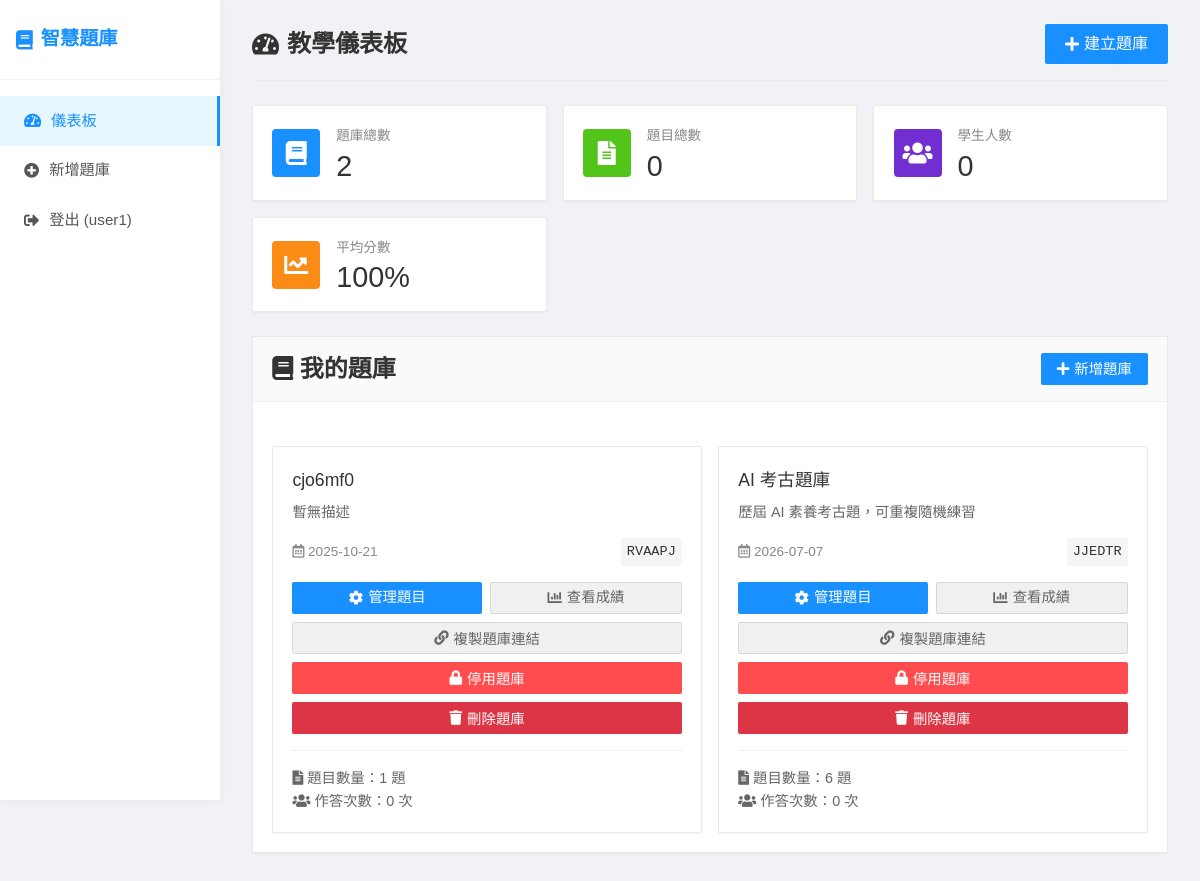
/teacher-dashboard (signed in), run on the app's committed database.
### app.py (models this page shows)
class User(UserMixin, db.Model):
    id = db.Column(db.Integer, primary_key=True)
    username = db.Column(db.String(80), unique=True, nullable=False)
    email = db.Column(db.String(120), unique=True, nullable=False)
    password_hash = db.Column(db.String(120), nullable=False)
    is_teacher = db.Column(db.Boolean, default=True)
    created_at = db.Column(db.DateTime, default=datetime.utcnow)
    quiz_banks = db.relationship('QuizBank', backref='owner', lazy=True)

class QuizBank(db.Model):
    id = db.Column(db.Integer, primary_key=True)
    title = db.Column(db.String(200), nullable=False)
    description = db.Column(db.Text)
    access_code = db.Column(db.String(10), unique=True, nullable=False)
    is_active = db.Column(db.Boolean, default=True)
    quiz_mode = db.Column(db.String(20), default='fixed')
    session_question_count = db.Column(db.Integer, default=10)
    category_ratios = db.Column(db.Text)
    scoring_mode = db.Column(db.String(20), default='explicit')  # explicit | average
    scoring_total_points = db.Column(db.Float, default=100)
    created_at = db.Column(db.DateTime, default=datetime.utcnow)
    teacher_id = db.Column(db.Integer, db.ForeignKey('user.id'), nullable=False)
    questions = db.relationship('Question', backref='quiz_bank', lazy=True, cascade='all, delete-orphan')
    submissions = db.relationship('Submission', backref='quiz_bank', lazy=True)

### app.py (the view)
@app.route('/teacher-dashboard')
@login_required
def teacher_dashboard():
    quiz_banks = QuizBank.query.filter_by(teacher_id=current_user.id).all()
    return render_template('teacher_dashboard.html', quiz_banks=quiz_banks)

### app.py (called while the page is built)
@login_manager.user_loader
def load_user(user_id):
    return User.query.get(int(user_id))

### templates/teacher_dashboard.html (shortened to what this page needs)
{% extends "base.html" %}
{% block content %}
<div class="page-header">
    <h1><i class="fas fa-tachometer-alt"></i> 教學儀表板</h1>
    <a href="{{ url_for('create_quiz_bank') }}" class="btn btn-lg">
        <i class="fas fa-plus"></i> 建立題庫
    </a>
</div>
<div class="stats-cards">
    <div class="stat-card">
        <div class="stat-icon blue">
            <i class="fas fa-book"></i>
        </div>
        <div class="stat-content">
            <div class="stat-title">題庫總數</div>
            <div class="stat-value">{{ quiz_banks|length }}</div>
        </div>
    </div>
    <div class="stat-card">
        <div class="stat-icon green">
            <i class="fas fa-file-alt"></i>
        </div>
        <div class="stat-content">
            <div class="stat-title">題目總數</div>
            <div class="stat-value">{% set total_questions = 0 %}{% for bank in quiz_banks %}{% set total_questions = total_questions + bank.questions|length %}{% endfor %}{{ total_questions }}</div>
        </div>
    </div>
    <div class="stat-card">
        <div class="stat-icon purple">
            <i class="fas fa-users"></i>
        </div>
        <div class="stat-content">
            <div class="stat-title">學生人數</div>
            <div class="stat-value">{% set total_submissions = 0 %}{% for bank in quiz_banks %}{% set total_submissions = total_submissions + bank.submissions|length %}{% endfor %}{{ total_submissions }}</div>
        </div>
    </div>
    <div class="stat-card">
        <div class="stat-icon orange">
            <i class="fas fa-chart-line"></i>
        </div>
        <div class="stat-content">
            <div class="stat-title">平均分數</div>
            <div class="stat-value">100%</div>
        </div>
    </div>
</div>
<div class="card">
    <div class="card-header">
        <h2><i class="fas fa-book"></i> 我的題庫</h2>
        <a href="{{ url_for('create_quiz_bank') }}" class="btn">
            <i class="fas fa-plus"></i> 新增題庫
        </a>
    </div>
    <div class="card-body">
        {% if quiz_banks %}
            <div class="quiz-banks-grid">
                {% for quiz_bank in quiz_banks %}
                <div class="quiz-bank-card">
                    <div class="quiz-bank-title">{{ quiz_bank.title }}</div>
                    <div class="quiz-bank-description">
                        {{ quiz_bank.description if quiz_bank.description else '暫無描述' }}
                    </div>
                    <div class="quiz-bank-info">
                        <span><i class="far fa-calendar-alt"></i> {{ quiz_bank.created_at.strftime('%Y-%m-%d') }}</span>
                        <span class="access-code">{{ quiz_bank.access_code }}</span>
                    </div>
                    <div style="display: flex; gap: 0.5rem; margin-top: 1rem;">
                        <a href="{{ url_for('manage_quiz_bank', quiz_bank_id=quiz_bank.id) }}" class="btn" style="flex: 1; text-align: center;">
                            <i class="fas fa-cog"></i> 管理題目
                        </a>
                        <a href="{{ url_for('view_submissions_page', quiz_bank_id=quiz_bank.id) }}" class="btn btn-secondary" style="flex: 1; text-align: center;">
                            <i class="fas fa-chart-bar"></i> 查看成績
                        </a>
                    </div>
                    <div style="margin-top: 0.5rem;">
                        <button onclick="copyQuizLink('{{ quiz_bank.access_code }}')" class="btn btn-secondary" style="width: 100%;">
                            <i class="fas fa-link"></i> 複製題庫連結
                        </button>
                    </div>
                    <div style="margin-top: 0.5rem;">
                        <button onclick="toggleQuizBank({{ quiz_bank.id }}, {{ quiz_bank.is_active|lower }})"
                                class="btn {{ 'btn-danger' if quiz_bank.is_active else 'btn-success' }}"
                                style="width: 100%;">
                            <i class="fas fa-{{ 'lock' if quiz_bank.is_active else 'lock-open' }}"></i>
                            {{ '停用題庫' if quiz_bank.is_active else '啟用題庫' }}
                        </button>
                    </div>
                    <div style="margin-top: 0.5rem;">
                        <button onclick="deleteQuizBank({{ quiz_bank.id }})"
                                class="btn btn-danger"
                                style="width: 100%; background-color: #dc3545;">
                            <i class="fas fa-trash"></i> 刪除題庫
                        </button>
                    </div>
                    <div style="margin-top: 1rem; padding-top: 1rem; border-top: 1px solid #eee; font-size: 0.9rem; color: #666;">
                        <div><i class="fas fa-file-alt"></i> 題目數量：{{ quiz_bank.questions|length }} 題</div>
                        <div><i class="fas fa-users"></i> 作答次數：{{ quiz_bank.submissions|length }} 次</div>
                    </div>
                </div>
                {% endfor %}
            </div>
        {% endif %}
    </div>
</div>
{% endblock %}

### templates/base.html (shortened to what this page needs)
<!DOCTYPE html>
<html lang="zh-TW">
<head>
    <link rel="stylesheet" href="{{ url_for('static', filename='css/style.css') }}">
    <link rel="stylesheet" href="https://cdnjs.cloudflare.com/ajax/libs/font-awesome/5.15.4/css/all.min.css">
</head>
<body>
    <div class="container">
        <nav class="navbar">
            <h1><i class="fas fa-book"></i> 智慧題庫</h1>
            <div class="nav-links">
                {% if current_user.is_authenticated %}
                    <a href="{{ url_for('teacher_dashboard') }}" class="{{ 'active' if request.endpoint == 'teacher_dashboard' else '' }}">
                        <i class="fas fa-tachometer-alt"></i> 儀表板
                    </a>
                    <a href="{{ url_for('create_quiz_bank') }}" class="{{ 'active' if request.endpoint == 'create_quiz_bank' else '' }}">
                        <i class="fas fa-plus-circle"></i> 新增題庫
                    </a>
                    <a href="{{ url_for('logout') }}">
                        <i class="fas fa-sign-out-alt"></i> 登出 ({{ current_user.username }})
                    </a>
                {% endif %}
            </div>
        </nav>
        <div class="content">
            {% block content %}{% endblock %}
        </div>
    </div>
</body>
</html>

### static/css/style.css (style rules this page uses)
* { margin: 0; padding: 0; box-sizing: border-box; }
body { font-family: 'Microsoft JhengHei', Consolas, sans-serif; line-height: 1.6; background: #f0f2f5; min-height: 100vh; }
.container { display: flex; min-height: 100vh; }
.navbar { width: 220px; background: #fff; color: #333; box-shadow: 0 0 10px rgba(0,0,0,0.05); display: flex; flex-direction: column; padding: 0; position: fixed; height: 100vh; z-index: 100; }
.navbar h1 { font-size: 1.2rem; font-weight: bold; padding: 1.5rem 1rem; color: #1890ff; border-bottom: 1px solid #f0f0f0; margin: 0; display: flex; align-items: center; gap: 8px; }
.navbar .nav-links { display: flex; flex-direction: column; padding: 1rem 0; }
.navbar a, .navbar .nav-label { color: #555; text-decoration: none; padding: 0.8rem 1.5rem; transition: all 0.3s; display: flex; align-items: center; gap: 10px; font-size: 0.95rem; }
.navbar a.active { background-color: #e6f7ff; color: #1890ff; border-right: 3px solid #1890ff; }
.content { flex: 1; padding: 1.5rem 2rem; margin-left: 220px; background: #f0f2f5; }
.page-header { display: flex; justify-content: space-between; align-items: center; margin-bottom: 1.5rem; padding-bottom: 1rem; border-bottom: 1px solid #eaeaea; }
.page-header h1 { font-size: 1.5rem; color: #333; margin: 0; display: flex; align-items: center; gap: 8px; }
.btn { display: inline-flex; align-items: center; justify-content: center; padding: 0.5rem 1rem; background: #1890ff; color: white; text-decoration: none; border: none; border-radius: 2px; cursor: pointer; font-size: 0.9rem; font-weight: 500; transition: all 0.2s; height: 32px; gap: 5px; white-space: nowrap; }
.btn-secondary { background: #f0f0f0; color: #666; border: 1px solid #d9d9d9; }
.btn-danger { background: #ff4d4f; }
.btn-lg { height: 40px; padding: 0.5rem 1.25rem; font-size: 1rem; }
.card { background: white; border-radius: 2px; box-shadow: 0 1px 2px rgba(0,0,0,0.05); margin-bottom: 1rem; overflow: hidden; transition: all 0.3s; border: 1px solid #eaeaea; }
.card-header { background: #fafafa; color: #333; padding: 0.8rem 1.2rem; font-weight: 500; border-bottom: 1px solid #f0f0f0; display: flex; justify-content: space-between; align-items: center; }
.card-body { padding: 1.2rem; }
.stats-cards { display: grid; grid-template-columns: repeat(auto-fit, minmax(220px, 1fr)); gap: 1rem; margin-bottom: 1.5rem; }
.stat-card { background: white; border-radius: 2px; padding: 1.2rem; display: flex; align-items: center; box-shadow: 0 1px 2px rgba(0,0,0,0.05); border: 1px solid #eaeaea; }
.stat-icon { width: 48px; height: 48px; border-radius: 4px; display: flex; align-items: center; justify-content: center; margin-right: 1rem; font-size: 1.5rem; color: white; }
.stat-icon.blue { background: #1890ff; }
.stat-icon.green { background: #52c41a; }
.stat-icon.purple { background: #722ed1; }
.stat-icon.orange { background: #fa8c16; }
.stat-content { flex: 1; }
.stat-title { font-size: 0.85rem; color: #888; margin-bottom: 0.3rem; }
.stat-value { font-size: 1.8rem; font-weight: 500; color: #333; line-height: 1; }
.quiz-banks-grid { display: grid; grid-template-columns: repeat(auto-fill, minmax(300px, 1fr)); gap: 1rem; margin-top: 1.5rem; }
.quiz-bank-card { background: white; border-radius: 2px; box-shadow: 0 1px 2px rgba(0,0,0,0.05); border: 1px solid #eaeaea; padding: 1.2rem; transition: all 0.3s; }
.quiz-bank-title { font-size: 1.1rem; font-weight: 500; color: #333; margin-bottom: 0.5rem; }
.quiz-bank-description { color: #666; margin-bottom: 1rem; line-height: 1.4; font-size: 0.9rem; }
.quiz-bank-info { display: flex; justify-content: space-between; align-items: center; margin-bottom: 1rem; font-size: 0.85rem; color: #888; }
.access-code { background: #f5f5f5; padding: 3px 6px; border-radius: 2px; font-family: Consolas, monospace; font-weight: 500; color: #333; font-size: 0.85rem; }

### data on the page
User: username "user1"
QuizBank: title "cjo6mf0", description "暫無描述", created_at "2025-10-21", access_code "RVAAPJ", is_active "停用題庫", questions|length "1", submissions|length "0"
QuizBank: title "AI 考古題庫", description "歷屆 AI 素養考古題，可重複隨機練習", created_at "2026-07-07", access_code "JJEDTR", is_active "停用題庫", questions|length "6", submissions|length "0"

### other printed values
{{ quiz_banks|length }} "2"
{{ total_questions }} "0"
{{ total_submissions }} "0"
